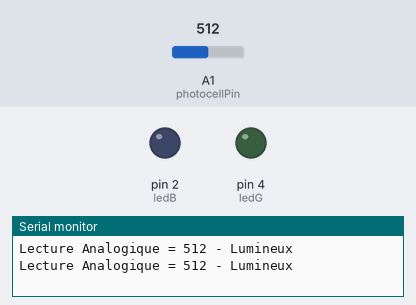
Recording of a sketch running on a simulated Arduino Uno, built with avr-gcc and run on an emulated ATmega328P. On the bench: output pins drawn as LEDs (lit = HIGH), the last lines printed to the serial monitor. Dashed ring = blinking. The inputs (shaded band) are chosen by the test bench; at power-on: A1 (photocellPin) = 512.

Above: at 10.8 s.
10.9 s: A1 (photocellPin) set to 209
21.5 s: A1 (photocellPin) set to 187
At 30.5 s:
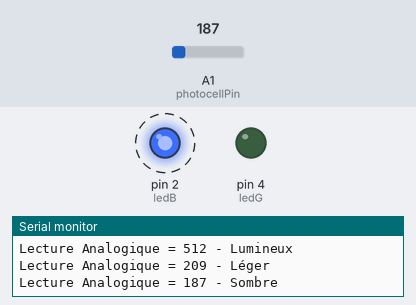
34.1 s: A1 (photocellPin) set to 210
At 35.1 s:
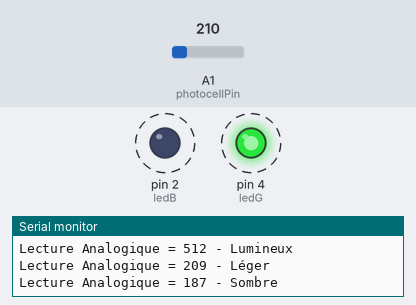
Timing chart, 0 to 42.8 s (numbered marks = the images above; inputs shaded):
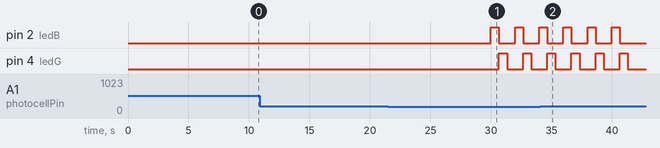

The sketch:

photolightchristmas.ino
```cpp
int photocellPin = 1;     // La photo-résistance et la résistance 10K connectées sur la pin/broche analogique A0
int photocellReading;     // Contient la lecture analogique sur le pont diviseur Photo-résistance + R 10 KOhms
int ledB = 2;
int ledG = 4;
int ledR = 6;
boolean go = false;
int forceStop=0;


void setup(void) {
  // Démarrons la connexion série pour envoyer des message de debugging.
  Serial.begin(9600);
  pinMode(ledB, OUTPUT);
  pinMode(ledG, OUTPUT);
  go = false;
  forceStop = 0;
}

void loop(void) {
  digitalWrite(ledR, LOW);
  digitalWrite(ledG, LOW);
  digitalWrite(ledB, LOW);
  photocellReading = analogRead(photocellPin);

  Serial.print("Lecture Analogique = ");
  Serial.print(photocellReading);     // La valeur analogique brute

  // Utilisons quelques seuils, détermination qualitative
  if (photocellReading < 10) {
    Serial.println(" - Noir");   // Dark en anglais
    digitalWrite(ledB, HIGH);
    go = true;
    forceStop++;
  } else if (photocellReading < 200) {
    Serial.println(" - Sombre"); // Dim en anglais (aussi traduit par Obscur)
    go = true;
    forceStop++;
  } else if (photocellReading < 500) {
    Serial.println(" - Léger");  // Light en anglais
    go = false;
    forceStop = 0;
  } else if (photocellReading < 800) {
    Serial.println(" - Lumineux"); // Bright en anglais
    go = false;
    forceStop = 0;

  } else {
    Serial.println(" - Très lumineux");  // Very bright en anglais
    go = false;
    forceStop = 0;

  }

  if (go & forceStop <= 2) {
    for (int i=0; i <= 5; i++){
      digitalWrite(ledB, LOW);    // turn the LED off by making the voltage LOW
      digitalWrite(ledB, HIGH);
      delay(666);
      digitalWrite(ledB, LOW);
      digitalWrite(ledG, HIGH);
      delay(666);
      digitalWrite(ledG, LOW);
      digitalWrite(ledR, HIGH);
      delay(666);
      digitalWrite(ledR, LOW);
      digitalWrite(ledB, HIGH);
    }
  } else {
    digitalWrite(ledG, LOW);
    digitalWrite(ledB, LOW);
    digitalWrite(ledR, LOW);
    delay(10000);
  }
}
```

Measured:
- the behaviour switches between 200 and 199 on A1 (photocellPin) (found by bisection; images 0 and 1)
- after the input at 21.5 s, pin 2 (ledB): alternates HIGH for 0.67 s and LOW for 1.3 s, starting after 8.5 s; pin 4 (ledG): alternates HIGH for 0.67 s and LOW for 1.3 s, starting after 9.2 s
- after the input at 34.1 s, pin 2 (ledB): goes on until 40.7 s, then stays LOW; pin 4 (ledG): goes on until 41.3 s, then stays LOW
